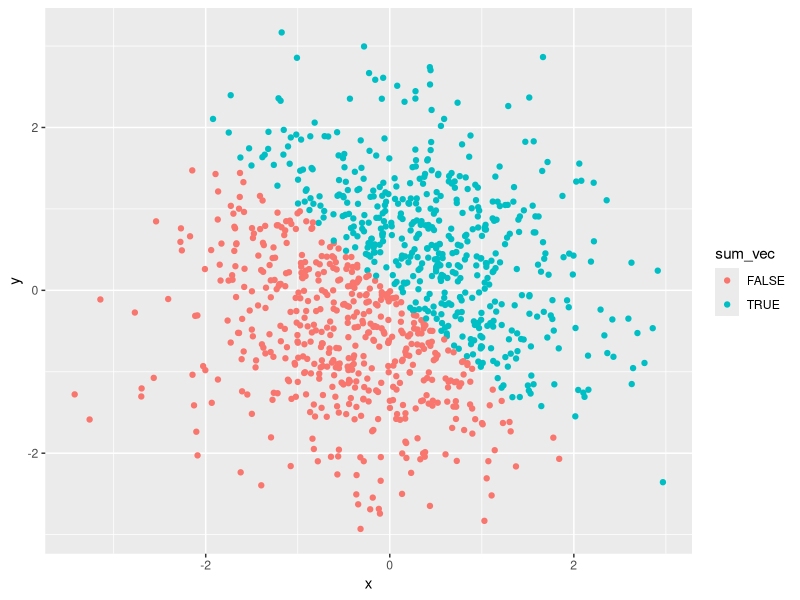

The R script that drew this image:
## ---- chunk 1
library(tidyverse)
## ---- chunk 2
set.seed(168)
q1_df = tibble(
  random_samp = runif(10, min = 0, max = 5),
  logical_vec = random_samp > 2,
  character_vec = c("dog", "cat", "rabbit", "frog", "mouse", "rat", "fly", "hippo", "horse", "bird"),
  factor_vec = factor(c("low", "medium", "high", "medium", "low", "medium", "high", "low", "low", "high")),
  
mean(random_samp),
mean(logical_vec),
mean(character_vec),
mean(factor_vec),

## The mean can not be computed for the logical, character, and factor variables because the values are not numeric. The mean was calculated for the random sample of uniform distribution.

as.numeric(logical_vec),
as.numeric(character_vec),
as.numeric(factor_vec),

## The as.numeric function converts character values to numeric values. In the logical vector, 0 is FALSE and 1 is TRUE. In the factor vector, 2 is Low, 3 is Medium, and 1 is High. Numeric values cannot be assigned to a character variable.

new_factorvec = as.factor(character_vec),
as.numeric(new_factorvec),
## Since each character variable is unique it created 10 levels when converting to the factor (categorical) variables. Assigned random numbers to the 10 level factor (categorical) variable.

new_charvec = as.character(factor_vec),
as.numeric(new_charvec)

# Converted the factor (categorical) variables to just character variables, as in, did not distinguish the levels. But could not convert from character to nueric because those numeric values cannot be assigned to character variables.

)
## ---- chunk 3
set.seed(168)
q2_df = tibble(
  x = rnorm(1000),
  y = rnorm(1000),
  sum_vec = x + y > 0,
  num_sumvec = as.numeric(sum_vec),
  fac_sumvec = as.factor(num_sumvec)

## The size of the dataset is `r length(fac_sumvec)`. The mean of x is `r mean(x)` and the median of x is `r median(x)`. The proportion of cases for which the logic vector is "TRUE" is `r mean(sum_vec)`
)

logic_plot = ggplot(q2_df, aes(x = x, y = y, color = sum_vec)) + geom_point()
num_plot = ggplot(q2_df, aes(x = x, y = y, color = num_sumvec)) + geom_point()
fac_plot = ggplot(q2_df, aes(x = x, y = y, color = fac_sumvec)) + geom_point()

## The color scale of the logical vector and the factor vector are the same, red for FALSE or 0 and blue for TRUE or 1. The color scale of the numeric vector is a gradient that represents the different numeric values with different shades of blue.

ggsave("logic_scatterplot.pdf", plot = logic_plot)

